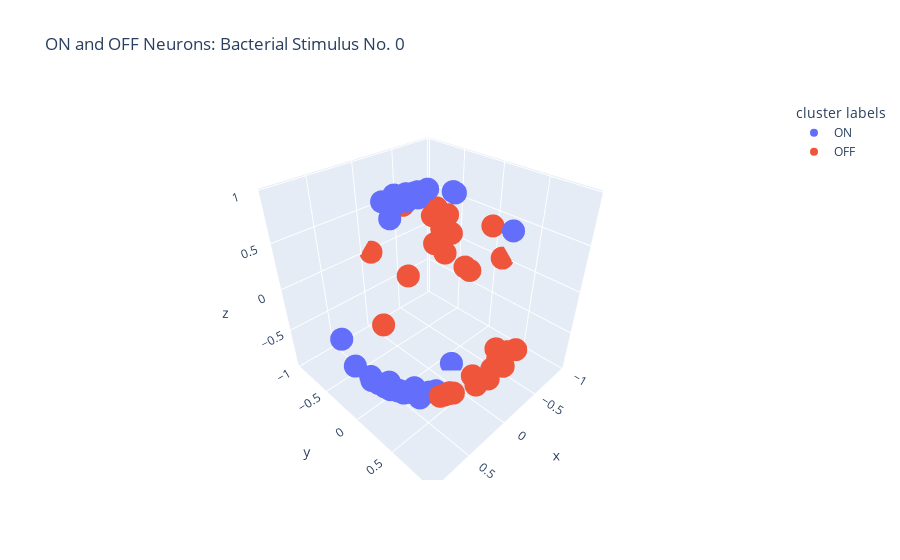

The cell this chart's notebook holds for it:
### Code cell
# Create a scatter plot
# fig = px.scatter_3d(data_frame = hyperbolic_df, x= 'x', y = 'y', z= 'z', title='AVA and RME: Stimulus 0', color = 'cluster labels') #cornflowerblue, lightcoral

fig = px.scatter_3d(data_frame = hyperbolic_df, x= 'x', y = 'y', z= 'z', title='ON and OFF Neurons: Bacterial Stimulus No. 0',  color ='cluster labels') #cornflowerblue, lightcoral
fig.update_layout(
    scene=dict(
        xaxis=dict(ticktext=[-1, -0.5, 0, 0.5, 1]),
        yaxis=dict(ticktext=[-1, -0.5, 0, 0.5, 1]),
        zaxis=dict(ticktext=[-1, -0.5, 0, 0.5, 1]),
    )
)

fig.show()
